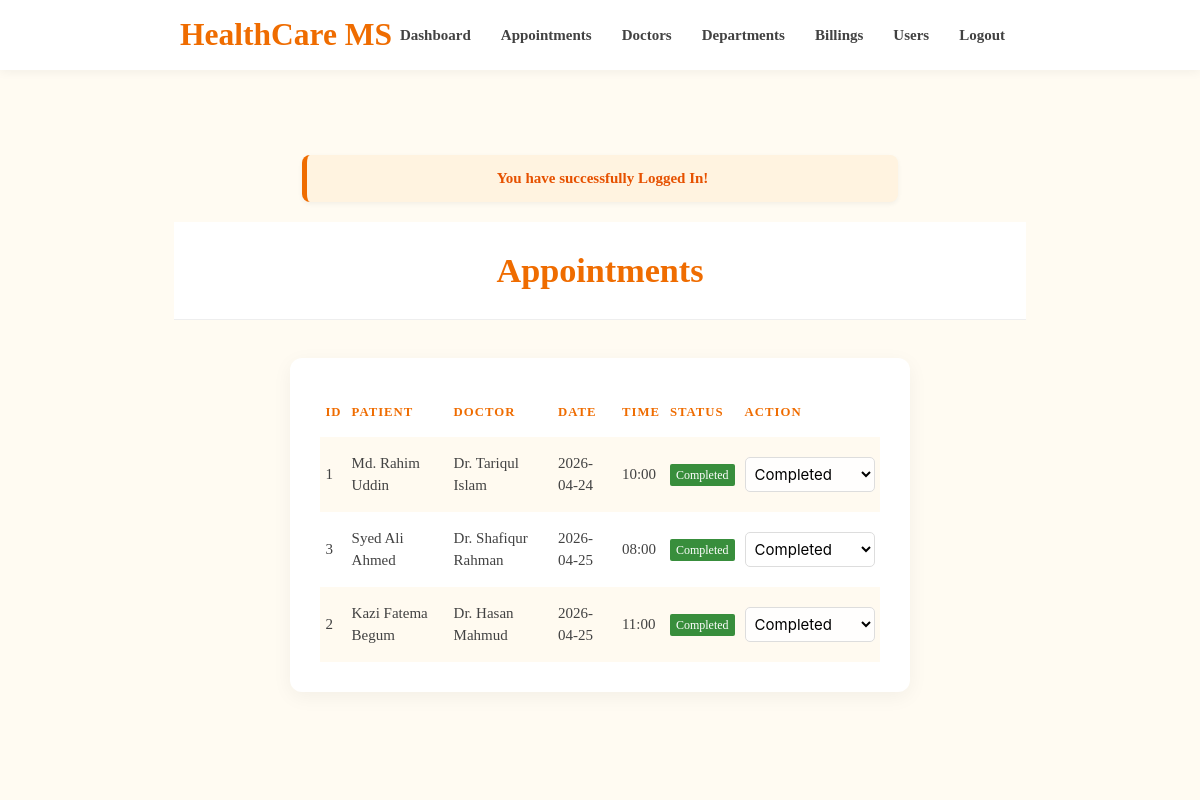
Screenshot of /admin/appointment-list.php (signed in) with the database file from the repository.
### tables this page shows
CREATE TABLE `appointments` (
    `id` int(11) NOT NULL,
    `patient_name` varchar(100) DEFAULT NULL,
    `patient_email` varchar(100) DEFAULT NULL,
    `doctor_id` int(11) DEFAULT NULL,
    `dept_id` int(11) DEFAULT NULL,
    `appointment_date` varchar(100) DEFAULT NULL,
    `appointment_time` varchar(100) DEFAULT NULL,
    `status` varchar(50) DEFAULT 'pending',
    `notes` varchar(500) DEFAULT NULL
);

CREATE TABLE `doctors` (
    `id` int(11) NOT NULL,
    `dept_id` int(10) NOT NULL,
    `name` varchar(50) NOT NULL,
    `email` varchar(50) NOT NULL,
    `image` varchar(250) NOT NULL,
    `specialization` varchar(250) NOT NULL,
    `fee` int(255) NOT NULL,
    `available_start` varchar(20) DEFAULT '09:00',
    `available_end` varchar(20) DEFAULT '17:00'
);

### admin/appointment-list.php (the view, shortened to what this page needs)
<?php
require_once('../backends/connection-pdo.php');
$sql = "SELECT a.*, d.name as doctor_name, dept.dept_name
        FROM appointments a
        JOIN doctors d ON a.doctor_id = d.id
        JOIN departments dept ON a.dept_id = dept.id
        ORDER BY FIELD(a.status, 'pending', 'confirmed', 'cancelled', 'completed'), a.appointment_date ASC, a.appointment_time ASC";
$query = $pdoconn->prepare($sql);
$query->execute();
$appointments = $query->fetchAll(PDO::FETCH_ASSOC);
?>
<?php require('layout/header.php'); ?>
<?php require('layout/topnav.php'); ?>
<?php require('layout/left-sidebar-short.php'); ?>
<?php
if (isset($_SESSION['msg'])) {
    echo '<div class="container" style="margin-top: 20px;"><div class="admin-alert">'.$_SESSION['msg'].'</div></div>';
}
?>
<div class="section admin-theme-bg center" style="margin-top: 20px;">
    <h4>Appointments</h4>
</div>
<div class="container" style="margin-top: 30px; margin-bottom: 50px;">
    <div class="row">
        <div class="col s12">
            <div class="card">
                <div class="card-content">
                    <table class="striped highlight responsive-table">
                        <thead>
                            <tr>
                                <th>ID</th>
                                <th>Patient</th>
                                <th>Doctor</th>
                                <th>Date</th>
                                <th>Time</th>
                                <th>Status</th>
                                <th>Action</th>
                            </tr>
                        </thead>
                        <tbody>
                            <?php if (count($appointments) > 0): ?>
                                <?php foreach ($appointments as $app): ?>
                                    <tr>
                                        <td><?php echo $app['id']; ?></td>
                                        <td><?php echo htmlspecialchars($app['patient_name']); ?></td>
                                        <td><?php echo htmlspecialchars($app['doctor_name']); ?></td>
                                        <td><?php echo htmlspecialchars($app['appointment_date']); ?></td>
                                        <td><?php echo htmlspecialchars($app['appointment_time']); ?></td>
                                        <td>
                                            <?php
                                            $status_color = 'grey';
                                            if ($app['status'] == 'completed') $status_color = 'green';
                                            ?>
                                            <span class="new badge <?php echo $status_color; ?> darken-2" data-badge-caption=""><?php echo ucfirst($app['status']); ?></span>
                                        </td>
                                        <td>
                                            <form action="../backends/update-appointment.php" method="POST" style="display: inline;">
                                                <select name="status" class="browser-default" onchange="this.form.submit()" style="width: 130px; border-radius: 5px; border: 1px solid #ddd; height: 35px; padding: 0 5px;">
                                                    <option value="completed" <?php echo ($app['status'] == 'completed') ? 'selected' : ''; ?>>Completed</option>
                                                </select>
                                            </form>
                                        </td>
                                    </tr>
                                <?php endforeach; ?>
                            <?php else: ?>
                                <tr>
                                    <td colspan="7" class="center">No appointments found.</td>
                                </tr>
                            <?php endif; ?>
                        </tbody>
                    </table>
                </div>
            </div>
        </div>
    </div>
</div>
<?php require('layout/footer.php'); ?>

### css/form-style.css (style rules this page uses)
body { background: #ee6e73; font-family: "Roboto", sans-serif; -webkit-font-smoothing: antialiased; -moz-osx-font-smoothing: grayscale; }
.row { margin-bottom: 0 !important; }
.col { padding: 0 !important; }

### css/healthcare-theme.css (style rules this page uses)
:root { --primary: #6b9080; --primary-dark: #4a6a5c; --primary-light: #8ca699; --bg-light: #f4f7f6; }
body { background-color: var(--bg-light); }
.badge.new { background-color: var(--primary); }

### admin/layout/header.php (style rules this page uses)
:root { --admin-primary: #ef6c00; --admin-primary-light: #ff9800; --admin-accent: #ffcc80; --admin-bg: #fffbf2; --admin-card-bg: #ffffff; --admin-text: #424242; }
body { background-color: var(--admin-bg); color: var(--admin-text); font-family: 'Bree Serif', serif; }
.admin-theme-bg { background: var(--admin-primary) !important; }
.section.admin-theme-bg { background: white !important; color: var(--admin-primary) !important; padding: 30px 0 !important; border-bottom: 1px solid #eee; }
.section.admin-theme-bg h4 { margin: 0; font-weight: 700; color: var(--admin-primary); }
.admin-alert { padding: 12px 20px; margin: 10px 0; border-radius: 8px; background: #fff3e0; border-left: 5px solid var(--admin-primary); color: #e65100; font-weight: 600; box-shadow: 0 2px 5px rgba(0,0,0,0.05); }
.card { border-radius: 12px; box-shadow: 0 5px 20px rgba(0,0,0,0.05); border: none; }
.card-content { padding: 30px !important; }
table.striped > tbody > tr:nth-child(odd) { background-color: #fffaf0; }
th { color: var(--admin-primary); text-transform: uppercase; font-size: 0.85rem; letter-spacing: 1px; }

### rows the page displays
appointments: id "1", patient_name "Md. Rahim Uddin", doctor.name "Dr. Tariqul Islam", appointment_date "2026-04-24", appointment_time "10:00", status "Completed"
appointments: id "3", patient_name "Syed Ali Ahmed", doctor.name "Dr. Shafiqur Rahman", appointment_date "2026-04-25", appointment_time "08:00", status "Completed"
appointments: id "2", patient_name "Kazi Fatema Begum", doctor.name "Dr. Hasan Mahmud", appointment_date "2026-04-25", appointment_time "11:00", status "Completed"

### other values shown
$_SESSION['msg'] "You have successfully Logged In!"
